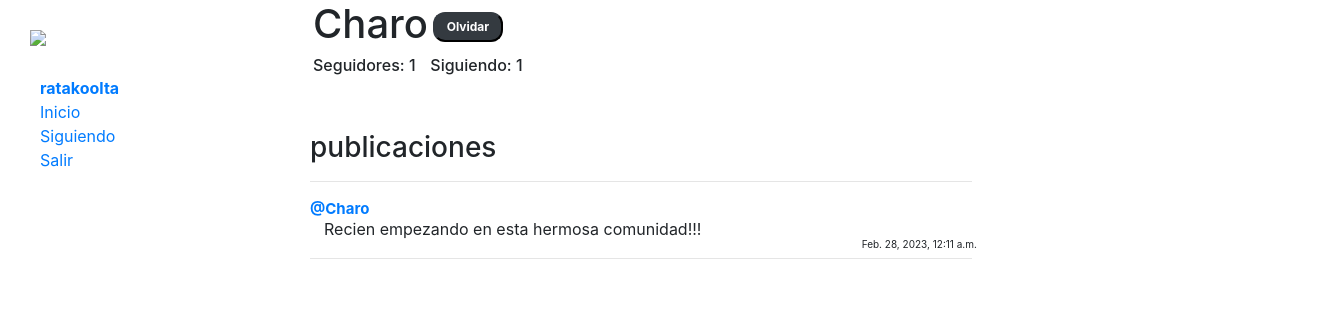
Screenshot of /profile/3 (signed in) with the database file from the repository.
### network/models.py (models this page shows, shortened)
class User(AbstractUser):
    pass

class Post(models.Model):
    user = models.ForeignKey(User, on_delete=models.CASCADE, related_name="autor")
    post = models.CharField(max_length=140)
    date = models.DateTimeField(auto_now_add=True)

### network/views.py (the view)
# urls.py: path("profile/<int:user_id>", views.profile, name="profile"),
def profile(request, user_id):
    user = User.objects.get(pk=user_id)
    inicio = Post.objects.filter(user=user).order_by("id").reverse()
    follower = Follow.objects.filter(user=user)
    followed = Follow.objects.filter(followed=user)
    try:
        checkfollow = followed.filter(user=User.objects.get(pk=request.user.id))
        if len(checkfollow) != 0:
            isFollowing = False
        else:
            isFollowing = True
    except:
        isFollowing = False
    paginator = Paginator(inicio, 10)
    paginas = request.GET.get('page')
    publicaciones = paginator.get_page(paginas)
    return render(request, "network/profile.html", {
        "inicio": inicio,
        "publicaciones": publicaciones,
        "username": user.username,
        "follower": follower,
        "followed": followed,
        "isFollowing": isFollowing,
        "user_profile": user
    })

### network/templates/network/profile.html (shortened to what this page needs)
{% extends "network/layout.html" %}
{% load static %}
{% block body %}
    <div class="row d-flex" style="margin-left: 3px;">
        <h1>{{ username }}</h1>
        {% if user.is_authenticated %}
            {% if user != user_profile %}
                {% if isFollowing %}
                    <form action="{% url 'follow' %}" method="post">
                        {% csrf_token %}
                        <input type="hidden" name="userfollow" value="{{ user_profile }}" />
                        <input type="submit" value="Seguir" class="btn-dark"/>
                    </form>
                {% else %}
                    <form action="{% url 'unfollow' %}" method="post">
                        <input type="submit" value="Olvidar" class="btn-dark"/>
                    </form>
                {% endif %}
            {% endif %}
        {% endif %}
    </div>
    <div class="row d-flex" style="margin-left: 3px;">
    <h6>Seguidores: {{ followed.count }}</h6><h6 style="color: white;">__</h6><h6>Siguiendo: {{ follower.count }}</h6>
    </div>
    <br><br>
    <h3>publicaciones</h3>
    <hr>
    <div class="inicio">
        {% for post in publicaciones %}
            <div>
                <p id="usuario"><a href="{% url 'profile' user_id=post.user.id %}">@{{ post.user }}</a></p>
                <p id="post"> {{ post.post }}</p>
                <p id="fecha">{{ post.date }}</p>
                <hr style="margin-bottom: 10px;">
            </div>
            {% endfor %}
    </div>
{% endblock %}

### network/templates/network/layout.html (shortened to what this page needs)
{% load static %}
<!DOCTYPE html>
<html lang="en">
    <head>
        <link rel="stylesheet" href="https://stackpath.bootstrapcdn.com/bootstrap/4.4.1/css/bootstrap.min.css">
        <link href="{% static 'network/styles.css' %}" rel="stylesheet">
    </head>
    <body>
        <div class="row">
            <div class="sidebar col-lg-2 col-md-3" id="side" style="width: 250px;">
                <img id="logo" src="https://res.cloudinary.com/db90zkbrv/image/upload/v1677458586/logo_geoodt.png">
              <ul>
                {% if user.is_authenticated %}
                    <div>
                        <a href="{% url 'profile' user_id=user.id %}"><strong>{{ user.username }}</strong></a>
                    </div>
                {% endif %}
                    <div>
                        <a href="{% url 'index' %}">Inicio</a>
                    </div>
                {% if user.is_authenticated %}
                    <div>
                        <a href="#">Siguiendo</a>
                    </div>
                    <div>
                        <a href="{% url 'logout' %}">Salir</a>
                    </div>
                {% endif %}
              </ul>
            </div>
            <div class="main col-lg-10 col-md-9" id="main">
                    {% block body %}
                    {% endblock %}
            </div>
        </div>
    </body>
</html>

### network/static/network/styles.css (style rules this page uses)
#side { position: fixed; width: 310px; }
#main { margin-left: 310px; }
hr { width: 60%; margin-left: 0%; }
#usuario { font-weight: bold; margin-bottom: -3px; font-size: 15px; }
#post { margin-left: 14px; width: 690px; }
#fecha { font-size: 10px; margin-left: 50%; margin-top: -20px; margin-bottom: -10px; }
#logo { width: 250px; margin: 30px; }
body { overflow-x: hidden; }
.btn-dark { border-radius: 12px; width: 70px; height: 30px; font-weight: bold; margin-top: 12px; margin-left: 5px; font-size: 12px; }

### rows the page displays
User: username "ratakoolta"
User: username "Charo"
Post: user "Charo", post "Recien empezando en esta hermosa comunidad!!!", date "Feb. 28, 2023, 12:11 a.m."

### other values shown
{{ followed.count }} "1"
{{ follower.count }} "1"
